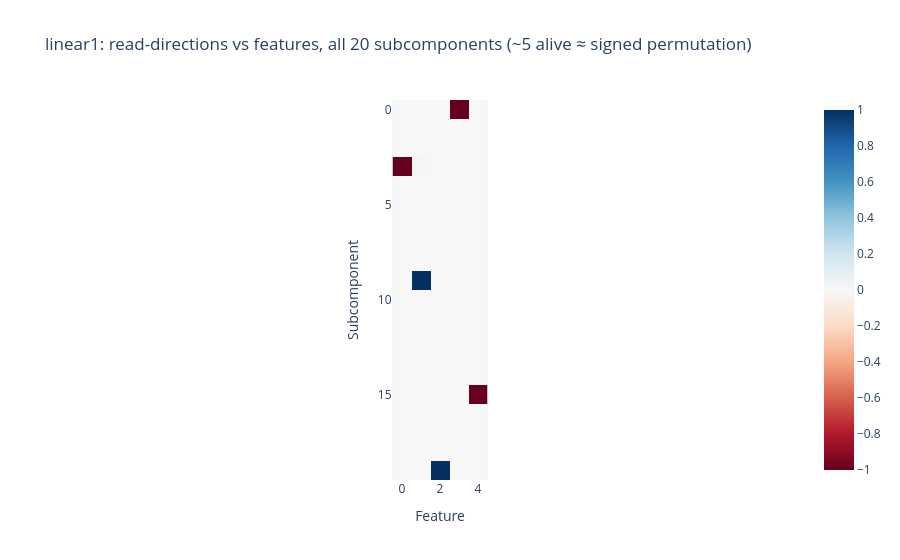
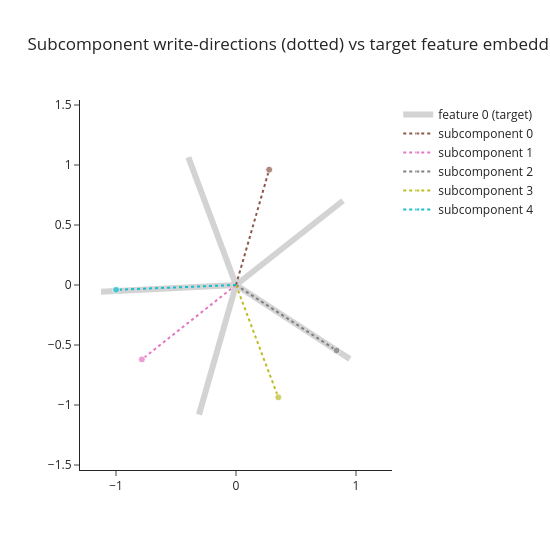
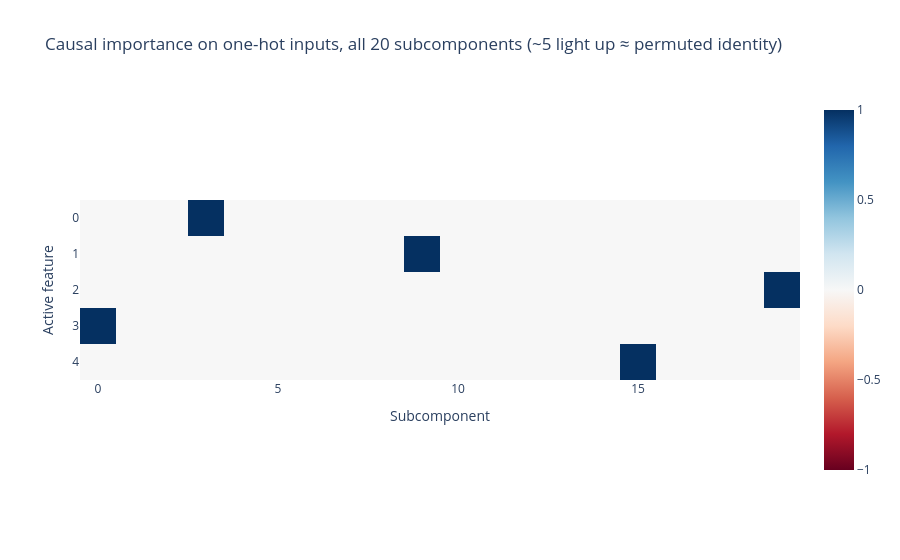

Source (notebook cell) for these figures, in order:
### Markdown cell above
## Did it find the mechanisms?

Three plots, three claims to verify:

**1. Alive subcomponents.** Of the 20 subcomponents per matrix, how many ever matter? Count subcomponents whose causal importance exceeds 0.1 anywhere in a large batch. *Claim: ~5 per matrix, despite capacity for 20 — no feature splitting.*

**2. Read/write directions match the features.** For `linear1`, each alive subcomponent's read vector $\vec{V}_c \in \mathbb{R}^5$ should align with one feature axis $e_i$, and its write vector $\vec{U}_c \in \mathbb{R}^2$ with that feature's embedding $W_{[:,i]}$. *Claim: across all 20 read-direction rows, only ~5 are non-blank, and those form a (signed) permutation of the feature axes.*

**3. Causal importance tracks feature activity.** Feed one-hot inputs $e_i$: subcomponent $\sigma(i)$ should get $g \approx 1$ and all others $g \approx 0$. *Claim: in the all-20 CI heatmap, ~5 columns light up as a permuted identity and the other ~15 stay dark.*

Expected output for claim 1: two lines of the form `linear1: 5 alive subcomponents of 20` (the assert tolerates 3-8; if you land outside that range, its error message names the likely bug, and the dropdown after the plots covers near-misses like a duplicated or split subcomponent).

### Code cell
batch = generate_tms_batch(tms_cfg, 8192, device)
clear_masks(wrappers)
target_model(batch)
ci = {name: ci_fns[name](w.last_input, w.V)[0] for name, w in wrappers.items()}

alive = {name: (c > 0.1).any(dim=0) for name, c in ci.items()}
for name, a in alive.items():
    print(f"{name}: {a.sum().item()} alive subcomponents of {wrappers[name].C}")
    assert 3 <= a.sum().item() <= 8, (
        f"{name}: expected ~5 alive subcomponents, got {a.sum().item()}. If far too many are "
        "alive, check the two silent swap bugs in the exercise's help dropdown (importance "
        "loss must use ci_upper; masks must come from ci_lower). If ~all are dead, check "
        "your CIFunction's output-bias init and that you ran the faithfulness warmup."
    )

# Read-directions of ALL 20 subcomponents vs the feature axes. We gate the dead
# (gated-off) subcomponents to 0 so they show as blank rows: a dead component's V is
# unconstrained, so F.normalize would blow it up into a unit-length junk row. Of the
# 20 slots, only the ~5 alive ones carry a clean signed-permutation read-direction.
V1 = wrappers["linear1"].V.detach()  # (n_features=5, C=20)
alive1 = alive["linear1"]
cos = F.normalize(V1, dim=0) * alive1.float()  # feature axes are one-hot, so cols ARE the cosines
imshow(
    cos.T,
    title="linear1: read-directions vs features, all 20 subcomponents (~5 alive ≈ signed permutation)",
    labels=dict(x="Feature", y="Subcomponent"),
)

# U write-directions vs feature embeddings, drawn in 2D over the pentagon. Alive only
# here (not all 20): plot_components_vs_features unit-normalises every vector (U/V have a
# scale ambiguity), so the ~15 near-zero dead U's would blow up into full-length junk
# spokes. (Careful: target_model.linear1 IS the ComponentLinear now - the original
# weight lives in its W_target buffer.)
U1 = wrappers["linear1"].U.detach()  # (C=20, d_hidden=2)
utils.plot_components_vs_features(U1[alive1].T, wrappers["linear1"].W_target)

# CI of ALL 20 subcomponents on one-hot inputs (dead ones sit at ~0, so they read dark)
eye_batch = t.eye(tms_cfg.n_features, device=device)
clear_masks(wrappers)
target_model(eye_batch)
ci_onehot = ci_fns["linear1"](wrappers["linear1"].last_input, wrappers["linear1"].V)[0]
imshow(
    ci_onehot,
    title="Causal importance on one-hot inputs, all 20 subcomponents (~5 light up ≈ permuted identity)",
    labels=dict(x="Subcomponent", y="Active feature"),
)

### Figure 1 — Plotly figure (JSON) as saved in the notebook; plotly's stock layout.template omitted (floating-point values rounded to 4 significant figures)
{"data": [{"coloraxis": "coloraxis", "hovertemplate": "Feature: %{x}<br>Subcomponent: %{y}<br>color: %{z}<extra></extra>", "name": "0", "type": "heatmap", "xaxis": "x", "yaxis": "y", "z": [[0.002729, -0.0029, -0.003257, -1.0, 0.001832], [-0.0, -0.0, 0.0, 0.0, 0.0], [-0.0, -0.0, -0.0, 0.0, -0.0], [-0.9999, -0.0134, 0.003485, -0.001242, 0.001415], [0.0, -0.0, 0.0, 0.0, -0.0], [0.0, -0.0, 0.0, 0.0, -0.0], [-0.0, 0.0, -0.0, 0.0, -0.0], [-0.0, 0.0, -0.0, 0.0, -0.0], [0.0, 0.0, -0.0, -0.0, 0.0], [0.002412, 1.0, -0.001252, -0.0004447, -0.0009405], [0.0, 0.0, -0.0, -0.0, -0.0], [-0.0, -0.0, 0.0, -0.0, 0.0], [-0.0, -0.0, -0.0, -0.0, 0.0], [0.0, 0.0, 0.0, -0.0, -0.0], [0.0, -0.0, 0.0, -0.0, 0.0], [0.0005468, 0.0008913, 0.002006, -0.0005516, -1.0], [-0.0, 0.0, -0.0, -0.0, -0.0], [-0.0, -0.0, 0.0, 0.0, -0.0], [0.0, 0.0, 0.0, -0.0, -0.0], [-0.0001515, 0.004334, 1.0, -0.0001862, -0.001294]]}], "layout": {"coloraxis": {"autocolorscale": false, "cmid": 0, "colorscale": [[0, "rgb(103,0,31)"], [0.1, "rgb(178,24,43)"], [0.2, "rgb(214,96,77)"], [0.3, "rgb(244,165,130)"], [0.4, "rgb(253,219,199)"], [0.5, "rgb(247,247,247)"], [0.6, "rgb(209,229,240)"], [0.7, "rgb(146,197,222)"], [0.8, "rgb(67,147,195)"], [0.9, "rgb(33,102,172)"], [1, "rgb(5,48,97)"]]}, "title": {"text": "linear1: read-directions vs features, all 20 subcomponents (~5 alive ≈ signed permutation)"}, "xaxis": {"anchor": "y", "constrain": "domain", "domain": [0, 1], "scaleanchor": "y", "title": {"text": "Feature"}}, "yaxis": {"anchor": "x", "autorange": "reversed", "constrain": "domain", "domain": [0, 1], "title": {"text": "Subcomponent"}}}}

### Figure 2 — Plotly figure (JSON) as saved in the notebook; plotly's stock layout.template omitted (floating-point values rounded to 4 significant figures)
{"data": [{"line": {"color": "lightgray", "width": 6}, "mode": "lines", "name": "feature 0 (target)", "showlegend": true, "type": "scatter", "x": [0, 0.8913], "y": [0, 0.702]}, {"line": {"color": "lightgray", "width": 6}, "mode": "lines", "name": "feature 1 (target)", "showlegend": false, "type": "scatter", "x": [0, 0.9484], "y": [0, -0.6171]}, {"line": {"color": "lightgray", "width": 6}, "mode": "lines", "name": "feature 2 (target)", "showlegend": false, "type": "scatter", "x": [0, -1.125], "y": [0, -0.05574]}, {"line": {"color": "lightgray", "width": 6}, "mode": "lines", "name": "feature 3 (target)", "showlegend": false, "type": "scatter", "x": [0, -0.3084], "y": [0, -1.081]}, {"line": {"color": "lightgray", "width": 6}, "mode": "lines", "name": "feature 4 (target)", "showlegend": false, "type": "scatter", "x": [0, -0.3971], "y": [0, 1.065]}, {"line": {"dash": "dot"}, "marker": {"size": [0, 7]}, "mode": "lines+markers", "name": "subcomponent 0", "type": "scatter", "x": [0, 0.2763], "y": [0, 0.9611]}, {"line": {"dash": "dot"}, "marker": {"size": [0, 7]}, "mode": "lines+markers", "name": "subcomponent 1", "type": "scatter", "x": [0, -0.7845], "y": [0, -0.6201]}, {"line": {"dash": "dot"}, "marker": {"size": [0, 7]}, "mode": "lines+markers", "name": "subcomponent 2", "type": "scatter", "x": [0, 0.8381], "y": [0, -0.5455]}, {"line": {"dash": "dot"}, "marker": {"size": [0, 7]}, "mode": "lines+markers", "name": "subcomponent 3", "type": "scatter", "x": [0, 0.3522], "y": [0, -0.9359]}, {"line": {"dash": "dot"}, "marker": {"size": [0, 7]}, "mode": "lines+markers", "name": "subcomponent 4", "type": "scatter", "x": [0, -0.9992], "y": [0, -0.03991]}], "layout": {"height": 550, "title": {"text": "Subcomponent write-directions (dotted) vs target feature embeddings (gray)"}, "width": 550, "xaxis": {"range": [-1.3, 1.3], "scaleanchor": "y"}, "yaxis": {"range": [-1.3, 1.3]}}}

### Figure 3 — Plotly figure (JSON) as saved in the notebook; plotly's stock layout.template omitted (floating-point values rounded to 4 significant figures)
{"data": [{"coloraxis": "coloraxis", "hovertemplate": "Subcomponent: %{x}<br>Active feature: %{y}<br>color: %{z}<extra></extra>", "name": "0", "type": "heatmap", "xaxis": "x", "yaxis": "y", "z": [[0.0, 0.0, 0.0, 1.0, 0.0, 0.0, 0.0, 0.0, 0.0, 0.0, 0.0, 0.0, 0.0, 0.0, 0.0, 0.0, 0.0, 0.0, 0.0, 0.0], [0.0, 0.0, 0.0, 0.0, 0.0, 0.0, 0.0, 0.0, 0.0, 1.0, 0.0, 0.0, 0.0, 0.0, 0.0, 0.0, 0.0, 0.0, 0.0, 0.0], [0.0, 0.0, 0.0, 0.0, 0.0, 0.0, 0.0, 0.0, 0.0, 0.0, 0.0, 0.0, 0.0, 0.0, 0.0, 0.0, 0.0, 0.0, 0.0, 1.0], [1.0, 0.0, 0.0, 0.0, 0.0, 0.0, 0.0, 0.0, 0.0, 0.0, 0.0, 0.0, 0.0, 0.0, 0.0, 0.0, 0.0, 0.0, 0.0, 0.0], [0.0, 0.0, 0.0, 0.0, 0.0, 0.0, 0.0, 0.0, 0.0, 0.0, 0.0, 0.0, 0.0, 0.0, 0.0, 1.0, 0.0, 0.0, 0.0, 0.0]]}], "layout": {"coloraxis": {"autocolorscale": false, "cmid": 0, "colorscale": [[0, "rgb(103,0,31)"], [0.1, "rgb(178,24,43)"], [0.2, "rgb(214,96,77)"], [0.3, "rgb(244,165,130)"], [0.4, "rgb(253,219,199)"], [0.5, "rgb(247,247,247)"], [0.6, "rgb(209,229,240)"], [0.7, "rgb(146,197,222)"], [0.8, "rgb(67,147,195)"], [0.9, "rgb(33,102,172)"], [1, "rgb(5,48,97)"]]}, "title": {"text": "Causal importance on one-hot inputs, all 20 subcomponents (~5 light up ≈ permuted identity)"}, "xaxis": {"anchor": "y", "constrain": "domain", "domain": [0, 1], "scaleanchor": "y", "title": {"text": "Subcomponent"}}, "yaxis": {"anchor": "x", "autorange": "reversed", "constrain": "domain", "domain": [0, 1], "title": {"text": "Active feature"}}}}
